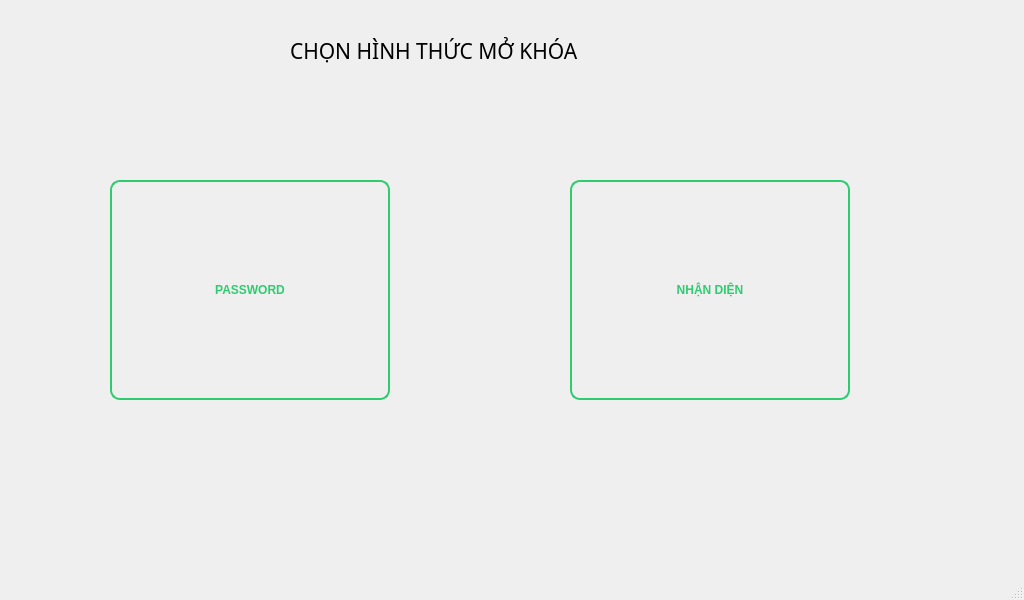
<?xml version="1.0" encoding="UTF-8"?>
<ui version="4.0">
 <class>MainWindow</class>
 <widget class="QMainWindow" name="MainWindow">
  <property name="geometry">
   <rect>
    <x>0</x>
    <y>0</y>
    <width>1024</width>
    <height>600</height>
   </rect>
  </property>
  <property name="windowTitle">
   <string>MainWindow</string>
  </property>
  <widget class="QWidget" name="centralwidget">
   <widget class="QLabel" name="label">
    <property name="geometry">
     <rect>
      <x>290</x>
      <y>30</y>
      <width>431</width>
      <height>41</height>
     </rect>
    </property>
    <property name="font">
     <font>
      <family>Kozuka Mincho Pr6N R</family>
      <pointsize>16</pointsize>
      <italic>false</italic>
     </font>
    </property>
    <property name="text">
     <string>CHỌN HÌNH THỨC MỞ KHÓA</string>
    </property>
   </widget>
   <widget class="QPushButton" name="pass_select">
    <property name="geometry">
     <rect>
      <x>110</x>
      <y>180</y>
      <width>280</width>
      <height>220</height>
     </rect>
    </property>
    <property name="minimumSize">
     <size>
      <width>280</width>
      <height>220</height>
     </size>
    </property>
    <property name="font">
     <font>
      <weight>75</weight>
      <bold>true</bold>
     </font>
    </property>
    <property name="styleSheet">
     <string notr="true">QPushButton {
    background-color: transparent;
    color: #2ecc71;             /* Màu xanh lá */
    border: 2px solid #2ecc71;   /* Đường viền mảnh */
    border-radius: 10px;
    font-weight: bold;
}

QPushButton:hover {
    background-color: #2ecc71;  /* Đổ màu nền khi di chuột */
    color: white;
}</string>
    </property>
    <property name="text">
     <string>PASSWORD</string>
    </property>
   </widget>
   <widget class="QPushButton" name="recog_select">
    <property name="geometry">
     <rect>
      <x>570</x>
      <y>180</y>
      <width>280</width>
      <height>220</height>
     </rect>
    </property>
    <property name="minimumSize">
     <size>
      <width>280</width>
      <height>220</height>
     </size>
    </property>
    <property name="font">
     <font>
      <weight>75</weight>
      <bold>true</bold>
     </font>
    </property>
    <property name="styleSheet">
     <string notr="true">QPushButton {
    background-color: transparent;
    color: #2ecc71;             /* Màu xanh lá */
    border: 2px solid #2ecc71;   /* Đường viền mảnh */
    border-radius: 10px;
    font-weight: bold;
}

QPushButton:hover {
    background-color: #2ecc71;  /* Đổ màu nền khi di chuột */
    color: white;
}</string>
    </property>
    <property name="text">
     <string>NHẬN DIỆN</string>
    </property>
   </widget>
  </widget>
  <widget class="QMenuBar" name="menubar">
   <property name="geometry">
    <rect>
     <x>0</x>
     <y>0</y>
     <width>1024</width>
     <height>26</height>
    </rect>
   </property>
  </widget>
  <widget class="QStatusBar" name="statusbar"/>
 </widget>
 <resources/>
 <connections/>
</ui>
